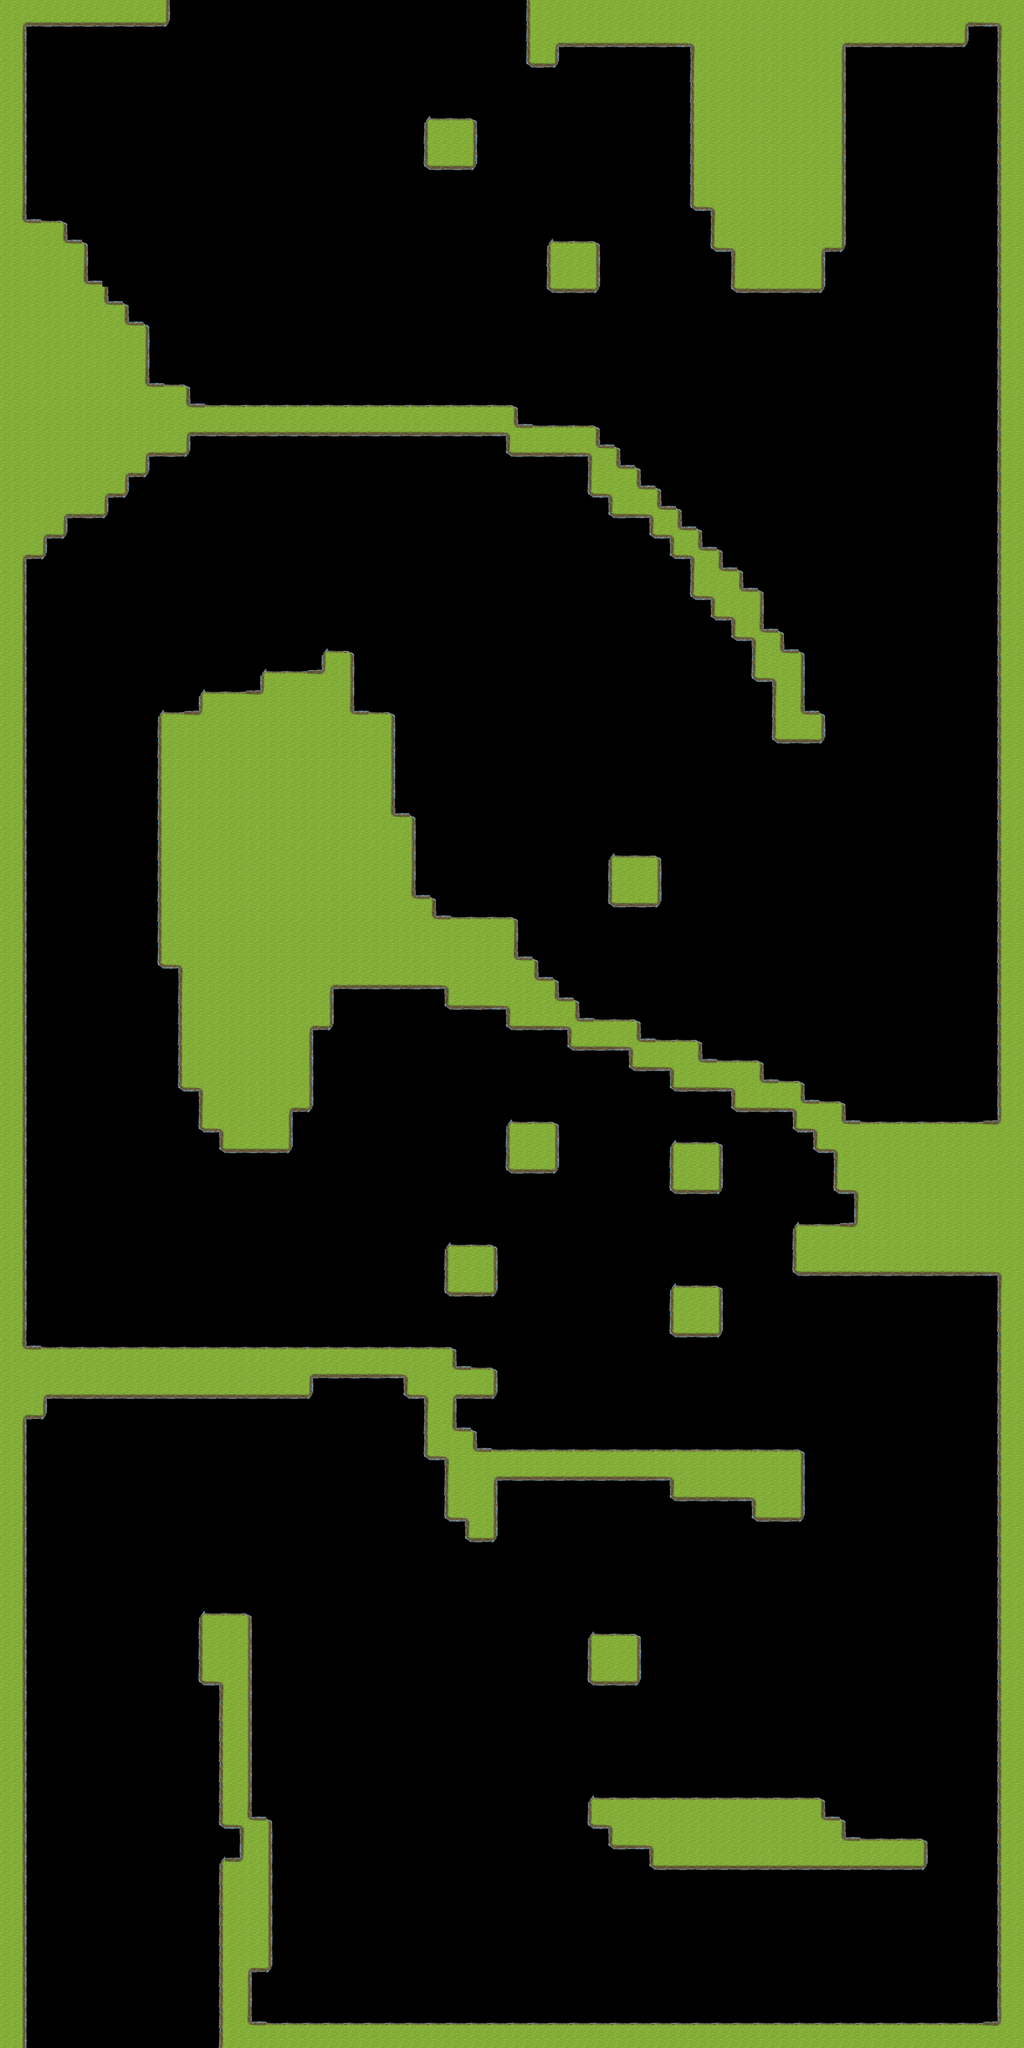

Tiled map render using the project's own tile images. Description and the map definition, with tile-layer contents summarised, below:
An orthogonal 50x100 tile map with 32x32 px tiles, 1 tile layer (Terrain).

<map version="1.0" orientation="orthogonal" renderorder="right-down" width="50" height="100" tilewidth="32" tileheight="32" nextobjectid="1">
 <tileset firstgid="1" name="irukaJetMap" tilewidth="32" tileheight="32" tilecount="13">
  <image source="irukaJetMap.png" width="32" height="416" />
  <tile id="0">
   <properties>
    <property name="category" value="0" />
   </properties>
  </tile>
  <tile id="1">
   <properties>
    <property name="category" value="0" />
   </properties>
  </tile>
  <tile id="2">
   <properties>
    <property name="category" value="0" />
   </properties>
  </tile>
  <tile id="3">
   <properties>
    <property name="category" value="0" />
   </properties>
  </tile>
  <tile id="4">
   <properties>
    <property name="category" value="0" />
   </properties>
  </tile>
  <tile id="5">
   <properties>
    <property name="category" value="0" />
   </properties>
  </tile>
  <tile id="6">
   <properties>
    <property name="category" value="0" />
   </properties>
  </tile>
  <tile id="7">
   <properties>
    <property name="category" value="0" />
   </properties>
  </tile>
  <tile id="8">
   <properties>
    <property name="category" value="1" />
   </properties>
  </tile>
  <tile id="9">
   <properties>
    <property name="category" value="1" />
   </properties>
  </tile>
  <tile id="10">
   <properties>
    <property name="category" value="1" />
   </properties>
  </tile>
  <tile id="11">
   <properties>
    <property name="category" value="1" />
   </properties>
  </tile>
  <tile id="12">
   <properties>
    <property name="category" value="1" />
   </properties>
  </tile>
 </tileset>
 <layer name="Terrain" width="50" height="100">
  <data>[5000 cells, 1794 non-empty, 13 distinct tile ids]</data>
 </layer>
</map>